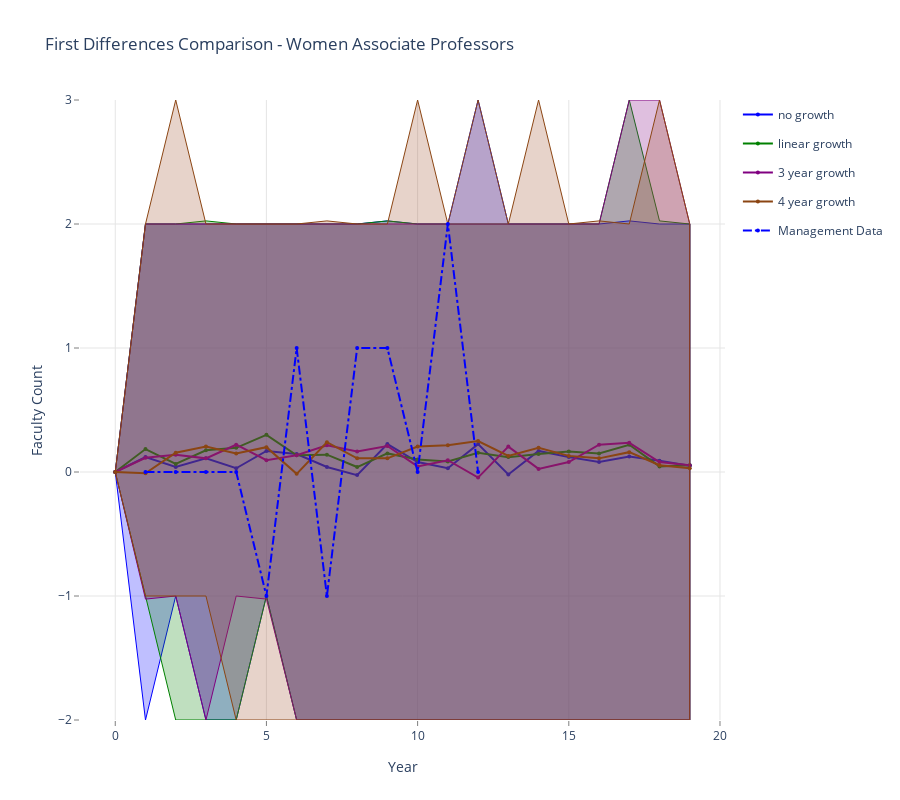

Write notebook code for a chart like this one.
### Markdown cell above
### Women Associate Professors

### Code cell
data = []
linecolors = ['rgb(0,0,255)', 'rgb(0,128,0)', 'rgb(128,0,128)', 'rgb(139,69,19)']
fillcolors = ['rgba(0,0,255,0.25)', 'rgba(0,128,0,0.25)', 'rgba(128,0,128,0.25)', 'rgba(160,82,45,0.25)']
legend_labels = ['no growth', 'linear growth', '3 year growth', '4 year growth']

for k,v in enumerate(mlist):
    data.append(go.Scatter(
        x=np.append(v['yr'], v['yr'].values[::-1]),
        y=np.append(v['f2_1d_975'], v['f2_1d_025'].values[::-1]),
        fill='tozerox',
        fillcolor=fillcolors[k],
        line=dict(color=linecolors[k],
                 width=1),
        legendgroup=legend_labels[k],
        showlegend=False,
        mode='lines',
        name=legend_labels[k],
    ))

    data.append(go.Scatter(
        x=v['yr'],
        y=v['f2_1d_avg'],
        line=dict(color=linecolors[k],
                 width=2),
        legendgroup=legend_labels[k],
        showlegend=True,
        marker=dict(
            size=4),
        mode='lines+markers',
        name=legend_labels[k],
    ))


data.append(go.Scatter(
    x=v['yr'], 
    y=v['act_f2_1d'],
    line=dict(color='blue',
             dash='dashdot'),
    name='Management Data',
    mode='lines+markers',
    marker=dict(
        size=4),

))

    
layout = go.Layout(
    title='First Differences Comparison - Women Associate Professors',
    height=800,
    width=900,
    paper_bgcolor='rgb(255,255,255)',
    plot_bgcolor='rgb(255,255,255)',
    xaxis=dict(
        visible=True,
        title='Year',
        gridcolor='rgb(229,229,229)',
        showgrid=True,
        showline=True,
        showticklabels=True,
        tickcolor='rgb(127,127,127)',
        ticks='outside',
        zeroline=False
    ),
    yaxis=dict(
        title='Faculty Count',
        gridcolor='rgb(229,229,229)',
        showgrid=True,
        showline=True,
        showticklabels=True,
        tickcolor='rgb(127,127,127)',
        ticks='outside',
        zeroline=False
    ),
)
fig = go.Figure(data=data, layout=layout)
plotly.offline.iplot(fig, filename= 'shaded_lines')

# export image for ingestion to pdf file.
# if not os.path.exists('images'):
#     os.mkdir('images')
# pio.write_image(fig, 'images/change_in_percentage_faculty_women.png')

### Figure 1 — Plotly figure (JSON) as saved in the notebook; plotly's stock layout.template omitted (floating-point values rounded to 4 significant figures)
{"data": [{"fill": "tozerox", "fillcolor": "rgba(0,0,255,0.25)", "legendgroup": "no growth", "line": {"color": "rgb(0,0,255)", "width": 1}, "mode": "lines", "name": "no growth", "showlegend": false, "type": "scatter", "x": [0, 1, 2, 3, 4, 5, 6, 7, 8, 9, 10, 11, 12, 13, 14, 15, 16, 17, 18, 19, 19, 18, 17, 16, 15, 14, 13, 12, 11, 10, 9, 8, 7, 6, 5, 4, 3, 2, 1, 0], "y": [0, 2, 2, 2, 2, 2, 2, 2, 2, 2.025, 2, 2, 3, 2, 2, 2, 2, 2.025, 2, 2, -2, -2, -2, -2, -2, -2, -2, -2, -2, -2, -2, -2, -2, -2, -1, -2, -2, -1, -2, 0]}, {"legendgroup": "no growth", "line": {"color": "rgb(0,0,255)", "width": 2}, "marker": {"size": 4}, "mode": "lines+markers", "name": "no growth", "showlegend": true, "type": "scatter", "x": [0, 1, 2, 3, 4, 5, 6, 7, 8, 9, 10, 11, 12, 13, 14, 15, 16, 17, 18, 19], "y": [0, 0.12, 0.04, 0.11, 0.03, 0.17, 0.145, 0.04, -0.025, 0.225, 0.08, 0.03, 0.225, -0.02, 0.17, 0.12, 0.08, 0.125, 0.09, 0.05]}, {"fill": "tozerox", "fillcolor": "rgba(0,128,0,0.25)", "legendgroup": "linear growth", "line": {"color": "rgb(0,128,0)", "width": 1}, "mode": "lines", "name": "linear growth", "showlegend": false, "type": "scatter", "x": [0, 1, 2, 3, 4, 5, 6, 7, 8, 9, 10, 11, 12, 13, 14, 15, 16, 17, 18, 19, 19, 18, 17, 16, 15, 14, 13, 12, 11, 10, 9, 8, 7, 6, 5, 4, 3, 2, 1, 0], "y": [0, 2, 2, 2.025, 2, 2, 2, 2, 2, 2.025, 2, 2, 2, 2, 2, 2, 2, 3, 2.025, 2, -2, -2, -2, -2, -2, -2, -2, -2, -2, -2, -2, -2, -2, -2, -1, -2, -2, -2, -1, 0]}, {"legendgroup": "linear growth", "line": {"color": "rgb(0,128,0)", "width": 2}, "marker": {"size": 4}, "mode": "lines+markers", "name": "linear growth", "showlegend": true, "type": "scatter", "x": [0, 1, 2, 3, 4, 5, 6, 7, 8, 9, 10, 11, 12, 13, 14, 15, 16, 17, 18, 19], "y": [0, 0.185, 0.065, 0.175, 0.195, 0.3, 0.135, 0.14, 0.04, 0.15, 0.1, 0.085, 0.155, 0.12, 0.145, 0.165, 0.15, 0.22, 0.045, 0.055]}, {"fill": "tozerox", "fillcolor": "rgba(128,0,128,0.25)", "legendgroup": "3 year growth", "line": {"color": "rgb(128,0,128)", "width": 1}, "mode": "lines", "name": "3 year growth", "showlegend": false, "type": "scatter", "x": [0, 1, 2, 3, 4, 5, 6, 7, 8, 9, 10, 11, 12, 13, 14, 15, 16, 17, 18, 19, 19, 18, 17, 16, 15, 14, 13, 12, 11, 10, 9, 8, 7, 6, 5, 4, 3, 2, 1, 0], "y": [0, 2, 2, 2, 2, 2, 2, 2, 2, 2, 2, 2, 2, 2, 2, 2, 2, 3, 3, 2, -2, -2, -2, -2, -2, -2, -2, -2, -2, -2, -2, -2, -2, -2, -1.025, -1, -2, -1, -1.025, 0]}, {"legendgroup": "3 year growth", "line": {"color": "rgb(128,0,128)", "width": 2}, "marker": {"size": 4}, "mode": "lines+markers", "name": "3 year growth", "showlegend": true, "type": "scatter", "x": [0, 1, 2, 3, 4, 5, 6, 7, 8, 9, 10, 11, 12, 13, 14, 15, 16, 17, 18, 19], "y": [0, 0.115, 0.14, 0.11, 0.22, 0.095, 0.135, 0.215, 0.165, 0.21, 0.045, 0.095, -0.045, 0.205, 0.025, 0.08, 0.22, 0.235, 0.08, 0.055]}, {"fill": "tozerox", "fillcolor": "rgba(160,82,45,0.25)", "legendgroup": "4 year growth", "line": {"color": "rgb(139,69,19)", "width": 1}, "mode": "lines", "name": "4 year growth", "showlegend": false, "type": "scatter", "x": [0, 1, 2, 3, 4, 5, 6, 7, 8, 9, 10, 11, 12, 13, 14, 15, 16, 17, 18, 19, 19, 18, 17, 16, 15, 14, 13, 12, 11, 10, 9, 8, 7, 6, 5, 4, 3, 2, 1, 0], "y": [0, 2, 3, 2, 2, 2, 2, 2.025, 2, 2, 3, 2, 3, 2, 3, 2, 2.025, 2, 3, 2, -2, -2, -2, -2, -2, -2, -2, -2, -2, -2, -2, -2, -2, -2, -2, -2, -1, -1, -1, 0]}, {"legendgroup": "4 year growth", "line": {"color": "rgb(139,69,19)", "width": 2}, "marker": {"size": 4}, "mode": "lines+markers", "name": "4 year growth", "showlegend": true, "type": "scatter", "x": [0, 1, 2, 3, 4, 5, 6, 7, 8, 9, 10, 11, 12, 13, 14, 15, 16, 17, 18, 19], "y": [0, -0.01, 0.155, 0.205, 0.15, 0.2, -0.015, 0.24, 0.11, 0.11, 0.205, 0.215, 0.25, 0.13, 0.195, 0.13, 0.11, 0.16, 0.055, 0.03]}, {"line": {"color": "blue", "dash": "dashdot"}, "marker": {"size": 4}, "mode": "lines+markers", "name": "Management Data", "type": "scatter", "x": [0, 1, 2, 3, 4, 5, 6, 7, 8, 9, 10, 11, 12, 13, 14, 15, 16, 17, 18, 19], "y": [null, 0, 0, 0, 0, -1, 1, -1, 1, 1, 0, 2, 0, null, null, null, null, null, null, null]}], "layout": {"height": 800, "paper_bgcolor": "rgb(255,255,255)", "plot_bgcolor": "rgb(255,255,255)", "title": {"text": "First Differences Comparison - Women Associate Professors"}, "width": 900, "xaxis": {"gridcolor": "rgb(229,229,229)", "showgrid": true, "showline": true, "showticklabels": true, "tickcolor": "rgb(127,127,127)", "ticks": "outside", "title": {"text": "Year"}, "visible": true, "zeroline": false}, "yaxis": {"gridcolor": "rgb(229,229,229)", "showgrid": true, "showline": true, "showticklabels": true, "tickcolor": "rgb(127,127,127)", "ticks": "outside", "title": {"text": "Faculty Count"}, "zeroline": false}}}
